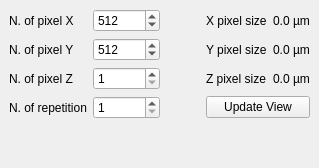
  <widget class="QDockWidget" name="dockWidget_2">
   <property name="features">
    <set>QDockWidget::DockWidgetFeature::DockWidgetFloatable|QDockWidget::DockWidgetFeature::DockWidgetMovable</set>
   </property>
   <property name="windowTitle">
    <string>Spatial settings</string>
   </property>
   <attribute name="dockWidgetArea">
    <number>1</number>
   </attribute>
   <widget class="QWidget" name="dockWidgetContents_2">
    <layout class="QGridLayout" name="gridLayout_6">
     <item row="0" column="0">
      <layout class="QGridLayout" name="gridLayout_5">
       <property name="sizeConstraint">
        <enum>QLayout::SizeConstraint::SetMinimumSize</enum>
       </property>
       <item row="3" column="3" colspan="2">
        <widget class="QPushButton" name="pushButton_18">
         <property name="toolTip">
          <string>&lt;html&gt;&lt;head/&gt;&lt;body&gt;&lt;p&gt;Use this button each time you modified the number of pixel (X,Y,Z)&lt;/p&gt;&lt;/body&gt;&lt;/html&gt;</string>
         </property>
         <property name="text">
          <string>Update View</string>
         </property>
        </widget>
       </item>
       <item row="0" column="0">
        <widget class="QLabel" name="label_nx">
         <property name="text">
          <string>N. of pixel X</string>
         </property>
        </widget>
       </item>
       <item row="0" column="4">
        <widget class="QLabel" name="label_pixelsize_x">
         <property name="text">
          <string>0.0 µm</string>
         </property>
        </widget>
       </item>
       <item row="3" column="1">
        <widget class="QSpinBox" name="spinBox_nrepetition">
         <property name="toolTip">
          <string>&lt;html&gt;&lt;head/&gt;&lt;body&gt;&lt;p&gt;Number of repetition&lt;/p&gt;&lt;/body&gt;&lt;/html&gt;</string>
         </property>
         <property name="minimum">
          <number>1</number>
         </property>
         <property name="maximum">
          <number>200000</number>
         </property>
         <property name="value">
          <number>1</number>
         </property>
        </widget>
       </item>
       <item row="0" column="3">
        <widget class="QLabel" name="label_105">
         <property name="text">
          <string>X pixel size</string>
         </property>
        </widget>
       </item>
       <item row="1" column="4">
        <widget class="QLabel" name="label_pixelsize_y">
         <property name="text">
          <string>0.0 µm</string>
         </property>
        </widget>
       </item>
       <item row="2" column="0">
        <widget class="QLabel" name="label_nframe">
         <property name="text">
          <string>N. of pixel Z</string>
         </property>
        </widget>
       </item>
       <item row="0" column="1">
        <widget class="QSpinBox" name="spinBox_nx">
         <property name="toolTip">
          <string>&lt;html&gt;&lt;head/&gt;&lt;body&gt;&lt;p&gt;Number of pixel along X&lt;/p&gt;&lt;/body&gt;&lt;/html&gt;</string>
         </property>
         <property name="minimum">
          <number>1</number>
         </property>
         <property name="maximum">
          <number>999999999</number>
         </property>
         <property name="value">
          <number>512</number>
         </property>
        </widget>
       </item>
       <item row="1" column="0">
        <widget class="QLabel" name="label_ny">
         <property name="text">
          <string>N. of pixel Y</string>
         </property>
        </widget>
       </item>
       <item row="1" column="1">
        <widget class="QSpinBox" name="spinBox_ny">
         <property name="toolTip">
          <string>&lt;html&gt;&lt;head/&gt;&lt;body&gt;&lt;p&gt;Number of pixel along Y&lt;/p&gt;&lt;/body&gt;&lt;/html&gt;</string>
         </property>
         <property name="minimum">
          <number>1</number>
         </property>
         <property name="maximum">
          <number>999999999</number>
         </property>
         <property name="value">
          <number>512</number>
         </property>
        </widget>
       </item>
       <item row="3" column="0">
        <widget class="QLabel" name="label_nrepetition">
         <property name="text">
          <string>N. of repetition</string>
         </property>
        </widget>
       </item>
       <item row="1" column="3">
        <widget class="QLabel" name="label_104">
         <property name="text">
          <string>Y pixel size</string>
         </property>
        </widget>
       </item>
       <item row="2" column="3">
        <widget class="QLabel" name="label_101">
         <property name="text">
          <string>Z pixel size</string>
         </property>
        </widget>
       </item>
       <item row="2" column="1">
        <widget class="QSpinBox" name="spinBox_nframe">
         <property name="toolTip">
          <string>&lt;html&gt;&lt;head/&gt;&lt;body&gt;&lt;p&gt;Number of pixel along Z&lt;/p&gt;&lt;/body&gt;&lt;/html&gt;</string>
         </property>
         <property name="minimum">
          <number>1</number>
         </property>
         <property name="maximum">
          <number>999999999</number>
         </property>
         <property name="value">
          <number>1</number>
         </property>
        </widget>
       </item>
       <item row="2" column="4">
        <widget class="QLabel" name="label_pixelsize_z">
         <property name="text">
          <string>0.0 µm</string>
         </property>
        </widget>
       </item>
       <item row="1" column="2">
        <spacer name="horizontalSpacer_28">
         <property name="orientation">
          <enum>Qt::Orientation::Horizontal</enum>
         </property>
         <property name="sizeHint" stdset="0">
          <size>
           <width>40</width>
           <height>20</height>
          </size>
         </property>
        </spacer>
       </item>
      </layout>
     </item>
     <item row="1" column="0">
      <spacer name="verticalSpacer_17">
       <property name="orientation">
        <enum>Qt::Orientation::Vertical</enum>
       </property>
       <property name="sizeHint" stdset="0">
        <size>
         <width>20</width>
         <height>40</height>
        </size>
       </property>
      </spacer>
     </item>
    </layout>
   </widget>
  </widget>
